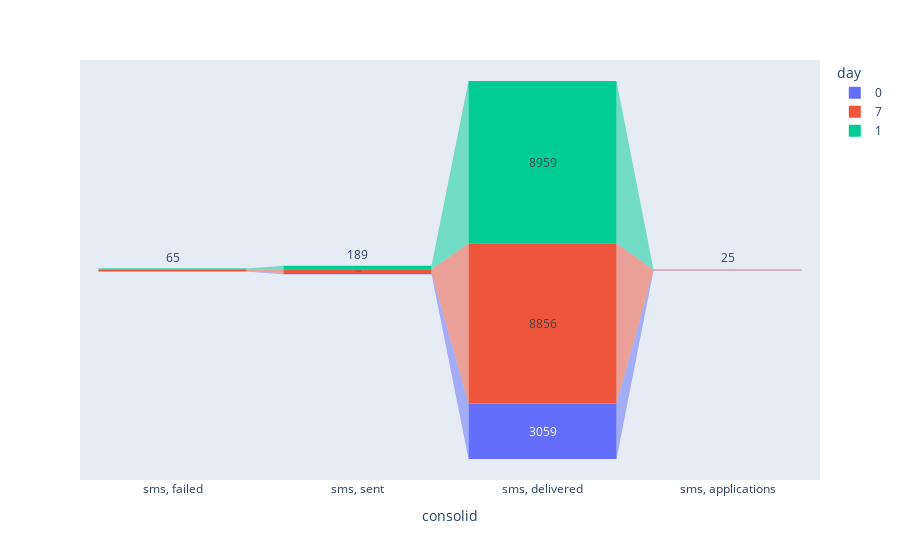

The notebook cell saved with this chart:
### Code cell
fig = px.funnel(
                df_funnel_sms, x='consolid', y='clients',
                color = 'day'
                )
fig.show()

### Figure 1 — Plotly figure (JSON) as saved in the notebook; plotly's stock layout.template omitted (floating-point values rounded to 4 significant figures)
{"data": [{"hovertemplate": "day=0<br>consolid=%{x}<br>clients=%{y}<extra></extra>", "legendgroup": "0", "marker": {"color": "#636efa"}, "name": "0", "orientation": "v", "showlegend": true, "type": "funnel", "x": ["sms, failed", "sms, sent", "sms, delivered", "sms, applications"], "xaxis": "x", "y": [27, 72, 3059, 23], "yaxis": "y"}, {"hovertemplate": "day=7<br>consolid=%{x}<br>clients=%{y}<extra></extra>", "legendgroup": "7", "marker": {"color": "#EF553B"}, "name": "7", "orientation": "v", "showlegend": true, "type": "funnel", "x": ["sms, failed", "sms, sent", "sms, delivered", "sms, applications"], "xaxis": "x", "y": [63, 208, 8856, 19], "yaxis": "y"}, {"hovertemplate": "day=1<br>consolid=%{x}<br>clients=%{y}<extra></extra>", "legendgroup": "1", "marker": {"color": "#00cc96"}, "name": "1", "orientation": "v", "showlegend": true, "type": "funnel", "x": ["sms, failed", "sms, sent", "sms, delivered", "sms, applications"], "xaxis": "x", "y": [65, 189, 8959, 25], "yaxis": "y"}], "layout": {"legend": {"title": {"text": "day"}, "tracegroupgap": 0}, "margin": {"t": 60}, "xaxis": {"anchor": "y", "domain": [0, 1], "title": {"text": "consolid"}}, "yaxis": {"anchor": "x", "domain": [0, 1], "title": {"text": "clients"}}}}
